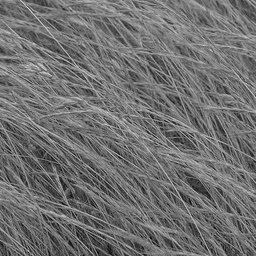
#> input picture 01-image-processing/images/grass.jpg, 256 x 256 px, found by its file name
$ python 02_fourier_transform.py
#> lines starting #> are read from the running program, lines starting #| are printed output that depends on the picture
# Implemented a gaussian and a box filter, saw the difference between them,
# and checked how to downsample an image without gaps and with gaps and how gaussian filter helps us to avoid aliasing/artifacts.

import matplotlib as mpl
import matplotlib.pyplot as plt
import scipy.signal
import numpy as np
from scipy import ndimage
import cv2

def imread_gray(filename):
    """Read grayscale image from our data directory."""
#> called with filename = '01-image-processing/images/grass.jpg'
    return cv2.imread(filename, cv2.IMREAD_GRAYSCALE).astype(np.float32)
#> returned value: shape (256, 256) float32; min 6, max 224, mean 112.4
#> call 2 of imread_gray, with filename = '01-image-processing/images/zebras.jpg'
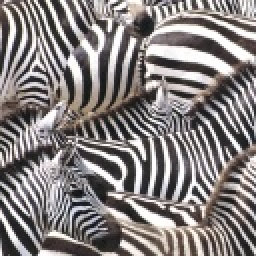
#> input picture 01-image-processing/images/zebras.jpg, 128 x 128 px, found by its file name (shown 2 times larger)

def convolve_with_two(image, kernel1, kernel2):
    """Apply two filters, one after the other."""
    image = ndimage.convolve(image, kernel1, mode='wrap')
    image = ndimage.convolve(image, kernel2, mode='wrap')
    return image

def fourier_spectrum(im):
    normalized_im = im / np.sum(im)
    f = np.fft.fft2(normalized_im)
    return np.fft.fftshift(f)

def log_magnitude_spectrum(im):
    return np.log(np.abs(fourier_spectrum(im))+1e-8)

def plot_with_spectra(images, titles):
    """Plots a list of images in the first column and the logarithm of their
    magnitude spectrum in the second column."""

    assert len(images) == len(titles)
    n_cols = 2
    n_rows = len(images)
#> n_rows = 3
    fig, axes = plt.subplots(
        n_rows, 2, figsize=(n_cols * 4, n_rows * 4),
        squeeze=False)

    spectra = [log_magnitude_spectrum(im) for im in images]
#> spectra = 3 items

    lower = min(np.percentile(s, 0.1) for s in spectra)
#> lower = -15.65
    upper = min(np.percentile(s, 99.999) for s in spectra)
#> upper = -2.53
    normalizer = mpl.colors.Normalize(vmin=lower, vmax=upper)

    for ax, image, spectrum, title in zip(axes, images, spectra, titles):
        ax[0].imshow(image, cmap='gray')
        ax[0].set_title(title)
        ax[0].set_axis_off()
        c = ax[1].imshow(spectrum, norm=normalizer, cmap='viridis')
        ax[1].set_title('Log magnitude spectrum')
        ax[1].set_axis_off()
#> this loop made 3 passes
#> title on passes 1 to 3: 'Grass image', 'Zebra image', 'Pattern image'

    fig.tight_layout()
    plt.show()


def generate_pattern():
    """
    Generates a pattern using sinusoidal functions.

    Returns:
        numpy.ndarray: The generated pattern.
    """
    x = np.linspace(0, 1, 256, endpoint=False)
    y = np.sin(x**2 * 16 * np.pi)
    return np.outer(y,y)/2+0.5

def gauss(x, sigma):
    """
    Calculate the Gaussian function value for a given input `x` and standard deviation `sigma`.

    Parameters:
        x (float): The input value.
        sigma (float): The standard deviation.

    Returns:
        float: The calculated Gaussian function value.
    """

    g = np.exp(-x**2/(2*sigma**2)) / (np.sqrt(2*np.pi*sigma**2))
    return g


def filter_gauss(image, kernel_factor, sigma):
    """
    Apply a Gaussian filter to an image using a specified kernel factor and sigma.

    Parameters:
        image (numpy.ndarray): The input image to be filtered.
        kernel_factor (int): The factor to determine the size of the kernel.
                             This parameter defines half of the kernel size.
        sigma (float): The standard deviation of the Gaussian distribution.

    Returns:
        numpy.ndarray: The filtered image.
    """
#> called with kernel_factor = 3, sigma = 3
    # kernel_factor = 3 for the best results, but this is a parameter which defines half of the kernel size

    # Generate 1D kernel
    ks_half = int(np.ceil(kernel_factor * sigma))
    x = np.linspace(-ks_half, ks_half, 2*ks_half + 1, dtype=float)
    kernel = gauss(x, sigma)
    kernel = kernel / np.sum(kernel)

    # Expand kernel to handle 3-channel image
    kernel = np.expand_dims(kernel, axis=-1)
    kernel2D = np.matmul(kernel, kernel.T)

    filtered_image = ndimage.convolve(image, kernel, mode='constant', cval=0.0)

    return filtered_image

def sample_with_gaps(im, period):
    """
    Sample an image at equal intervals along rows and columns.

    Parameters:
    - im: Input image (numpy array).
    - period: Sampling period.

    Returns:
    - sampled_im: Sampled image.
    """
    # Get the shape of the input image, its a single channel image, if it a 4 channel RGB image, the shape will be (rows, cols, channels)
    rows, cols = im.shape

    # Initialize an empty array for the sampled image
    sampled_im = np.zeros_like(im)

    # Sample along rows
    for i in range(0, rows, period):
        # Sample along columns within the current row
        for j in range(0, cols, period):
            # Copy the pixel values to the sampled image
            sampled_im[i:i+period, j:j+period] = im[i, j]

    return sampled_im

def sample_without_gaps(im, period):
    """
    Downsample an image without gaps.

    Parameters:
    - im: Input image (numpy array).
    - period: Downsampling period.

    Returns:
    - downsampled_im: Downsampled image.
    """
    # Use numpy slicing with stride to downsample the image
    downsampled_im = im[::period, ::period]

    return downsampled_im


def filter_box(image, sigma):
#> called with sigma = 3
    side = int(round(sigma * 12**0.5))
    B = np.full([1, side], 1/side)
    B_2d = scipy.signal.convolve2d(B, B.T, mode='full')
    return scipy.signal.convolve2d(image, B_2d, mode='same', boundary='wrap')
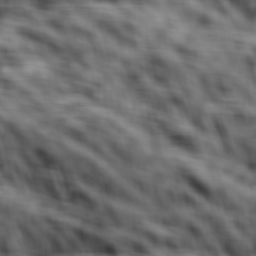
#> returned value: shape (256, 256) float64; min 60.9, max 147.4, mean 112.4

if __name__ == '__main__':

    im_grass = imread_gray('01-image-processing/images/grass.jpg')
    im_zebras = imread_gray('01-image-processing/images/zebras.jpg')
    im_pattern = generate_pattern()
    plot_with_spectra([im_grass, im_zebras, im_pattern], ['Grass image', 'Zebra image', 'Pattern image'])

    sigma = 3
    im = im_grass
    gauss_filtered = filter_gauss(im, kernel_factor=3, sigma=sigma)
    box_filtered = filter_box(im, sigma=sigma)
    plot_with_spectra([im, box_filtered, gauss_filtered], ['Image', 'Box filtered', 'Gauss filtered'])
#> the loop in plot_with_spectra (call 2), `for ax, image, spectrum, title in zip(axes, images, spectra, titles):` made 3 passes

    N=4
    im = im_zebras
    sampled_gaps = sample_with_gaps(im, N)
#> after the loop in sample_with_gaps, `for i in range(0, rows, period):`:
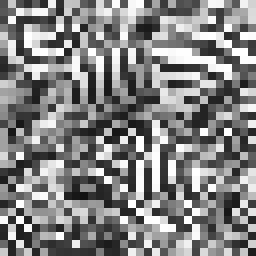
#> sampled_im: shape (128, 128) float32 (shown 2 times larger); min 17, max 255, mean 130.6
    sampled = sample_without_gaps(im, N)

    blurred = filter_gauss(im, kernel_factor=6, sigma=4)
    blurred_and_sampled_gaps = sample_with_gaps(blurred, N)
#> call 2 of sample_with_gaps, with period = 4
#> after the loop in sample_with_gaps (call 2), `for i in range(0, rows, period):`:
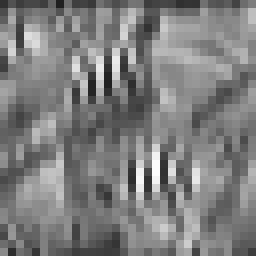
#> sampled_im: shape (128, 128) float32 (shown 2 times larger); min 32.52, max 252.8, mean 126.5
    blurred_and_sampled = sample_without_gaps(blurred, N)

    plot_with_spectra([im, sampled_gaps, sampled], ['Original', 'Sampled (w/ gaps)', 'Sampled'])
#> in plot_with_spectra (call 3), `upper = min(np.percentile(s, 99.999) for s in spectra)`: upper = -0.511
#> the loop in plot_with_spectra (call 3), `for ax, image, spectrum, title in zip(axes, images, spectra, titles):` made 3 passes
#> in plot_with_spectra (call 3), `plt.show()`:
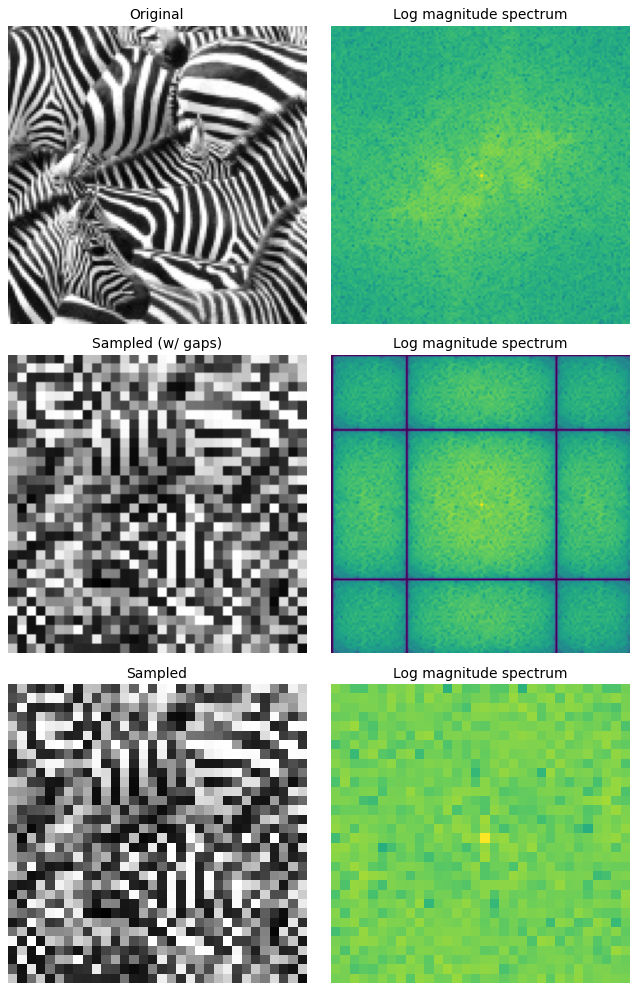
#> figure drawn by matplotlib, 6 panels
    plot_with_spectra([blurred, blurred_and_sampled_gaps, blurred_and_sampled], ['Gauss blurred', 'Blurred and s. (w/ gaps)', 'Blurred and s.'])
#> in plot_with_spectra (call 4), `upper = min(np.percentile(s, 99.999) for s in spectra)`: upper = -0.458
#> the loop in plot_with_spectra (call 4), `for ax, image, spectrum, title in zip(axes, images, spectra, titles):` made 3 passes
#> in plot_with_spectra (call 4), `plt.show()`:
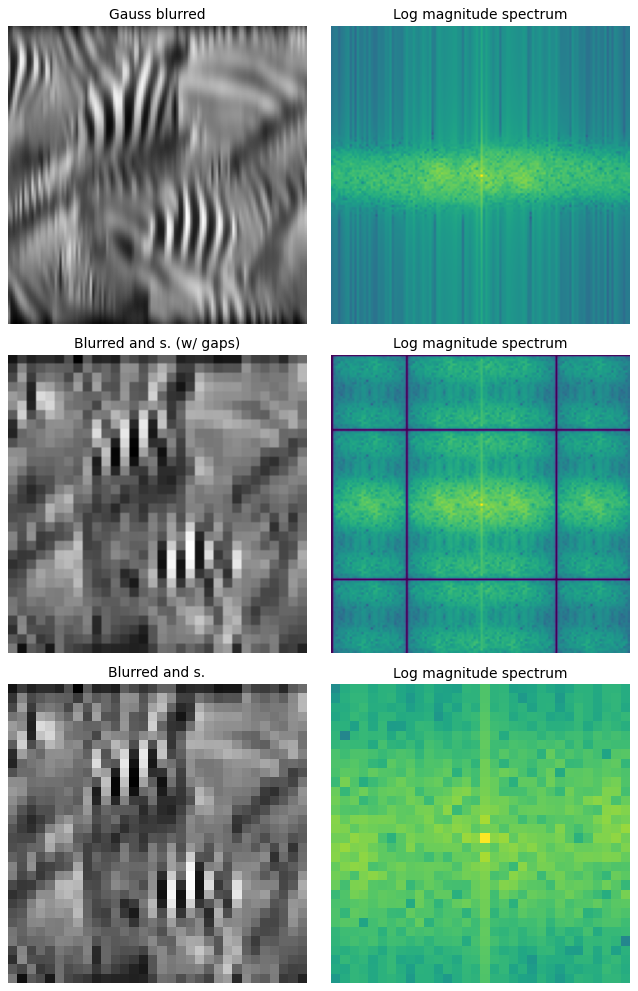
#> figure drawn by matplotlib, 6 panels

    # Testing on the pattern image to check at what values of sigma to avoid alaising, i.e., avoid artifacts
    N=4
    s = 2

    image = im_pattern
    downsampled_gaps = sample_with_gaps(im_pattern, N)
    downsampled = sample_without_gaps(im_pattern, N)

    blurred = filter_gauss(image, kernel_factor=3, sigma=s)
    blurred_and_downsampled_gaps = sample_with_gaps(blurred, N)
    blurred_and_downsampled = sample_without_gaps(blurred, N)

    plot_with_spectra([im_pattern, downsampled_gaps, downsampled], ['Original', 'Downsampled (w/ gaps)', 'Downsampled (no gaps)'])
#> in plot_with_spectra (call 5), `upper = min(np.percentile(s, 99.999) for s in spectra)`: upper = -2.63
#> the loop in plot_with_spectra (call 5), `for ax, image, spectrum, title in zip(axes, images, spectra, titles):` made 3 passes
#> in plot_with_spectra (call 5), `plt.show()`:
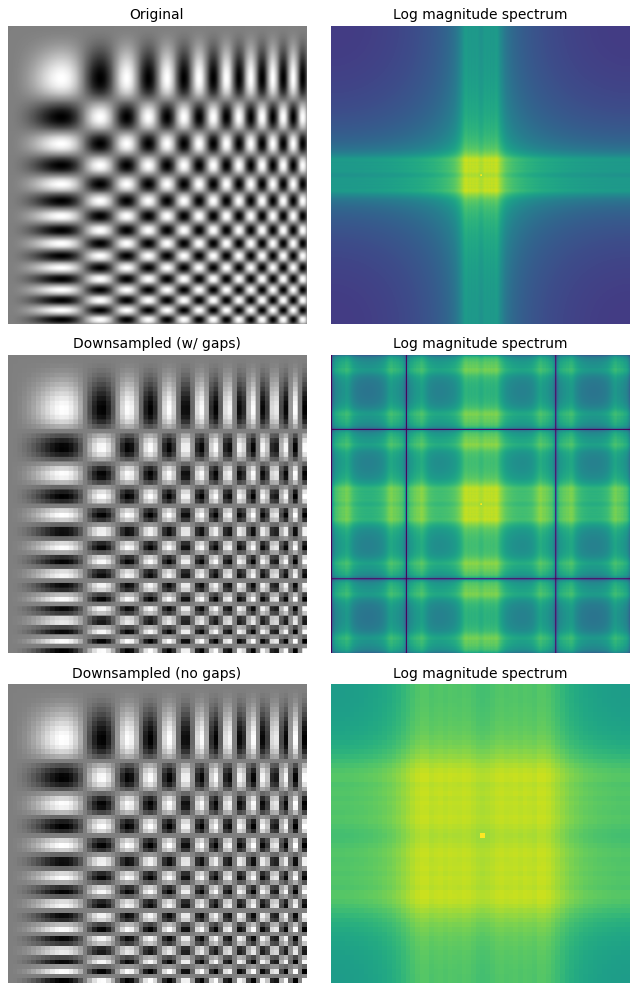
#> figure drawn by matplotlib, 6 panels
    plot_with_spectra([blurred, blurred_and_downsampled_gaps, blurred_and_downsampled], ['Gauss blurred', 'Blurred and ds. (w/ gaps)', 'Blurred and downs. (no gaps)'])
